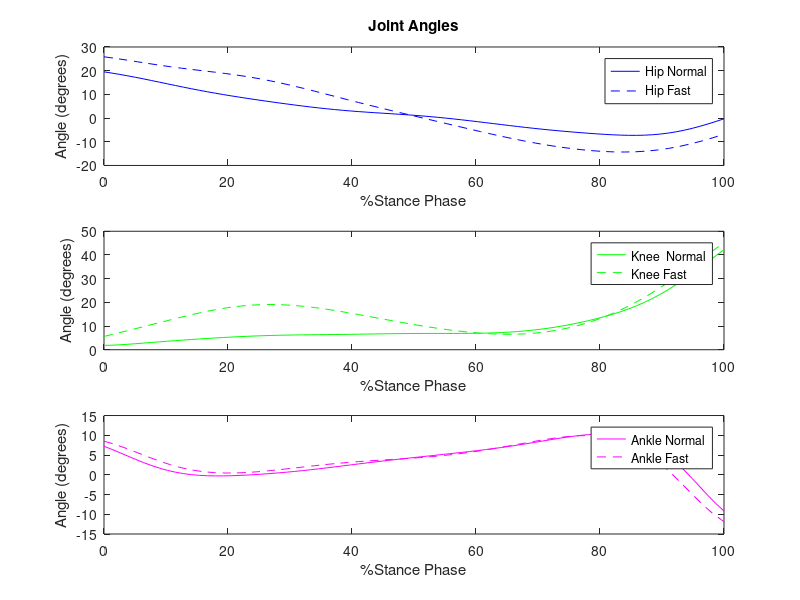
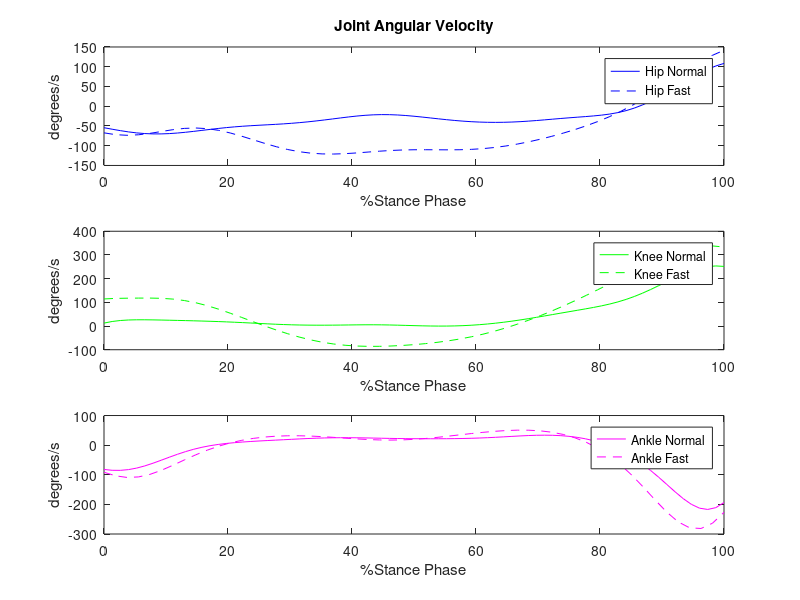
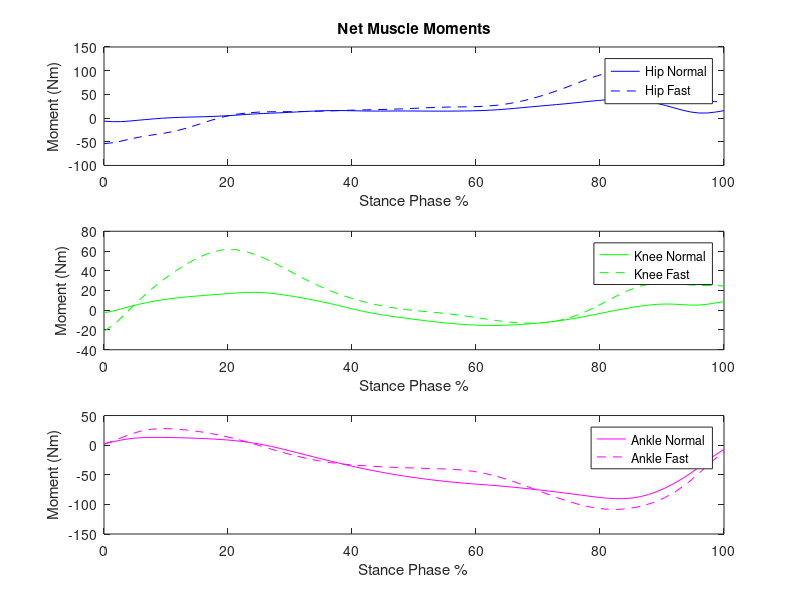

MATLAB code for these plots, in order:
%% Biomechanics Lab 3
%This script 
clear all
%% Import the data from the walking trial  
load('normal03.mat')

%Downsample the data
digitaldata = downsample(digitaldata, 10);
COP = downsample(COP, 10);

%Apply Butterworth filter to remove high frequency noise from data
[a,b] = butter(2, 10/50);
[c,d] = butter(2, 5/50);
digitalDataFilt = filtfilt(a,b, digitaldata);
COP_filt = filtfilt(a,b,COP);
markerPositionFilt = filtfilt(c,d, markerposition);

%Ground Reaction Forces
grf = zeros(283,6);
F_M = digitalDataFilt;
grf(:,1) = -F_M(:,1);
grf(:,2) = -F_M(:,2);
grf(:,3) = -F_M(:,3);
grf(:,4) = -F_M(:,4);
grf(:,5) = -F_M(:,5);
grf(:,6) = -F_M(:,6);

%Acquire Center of Pressure in Meters
COP = COP_filt/1000;

%Acquire joint positions from the marker position matrix
RANKLE = markerPositionFilt(:, 1:3)/1000;
RTIP = markerPositionFilt(:, 4:6)/1000;
RHEEL = markerPositionFilt(:, 7:9)/1000;
RKNEE = markerPositionFilt(:, 10:12)/1000;
RTROCH = markerPositionFilt(:, 13:15)/1000;
LANKLE = markerPositionFilt(:, 16:18)/1000;
LTIP = markerPositionFilt(:, 19:21)/1000;
LHEEL = markerPositionFilt(:, 22:24)/1000;
LKNEE = markerPositionFilt(:, 25:27)/1000;
LTROCH = markerPositionFilt(:, 28:30)/1000;
RSHLDR = markerPositionFilt(:, 31:33)/1000;
LSHLDR = markerPositionFilt(:, 34:36)/1000;
RBACK = markerPositionFilt(:, 37:39)/1000;

%% Segment Angles (deg)

%Determine the range of one gait cycle of the subject from visual
%inspection
shift = 98;
finish = 177;
L = finish - shift;
stancePhase = 100.*([0:L-1]./(L-1));

%Initialize the segment angles
theta_foot = zeros(L-1,1);
theta_trunk = zeros(L-1,1);
theta_shank = zeros(L-1,1);
theta_thigh = zeros(L-1,1);

%Calculate the segment angles of the right leg utilizing the positions of
%the joints
for i = shift+1:finish
    
    theta_trunk(i-shift) = atand((RSHLDR(i,3) - RTROCH(i,3))/(RSHLDR(i,1)-RTROCH(i,1)));
    if theta_trunk(i-shift) <0
        theta_trunk(i-shift) = 180 + theta_trunk(i-shift);
    end
    theta_thigh(i-shift) = atand((RTROCH(i,3) -RKNEE(i,3))/(RTROCH(i,1)-RKNEE(i,1)));
    if theta_thigh(i-shift) <0
        theta_thigh(i-shift) = 180 + theta_thigh(i-shift);
    end
    theta_shank(i-shift) = atand((RKNEE(i,3) - RANKLE(i,3))/(RKNEE(i,1)- RANKLE(i,1)));
    if theta_shank(i-shift) <0
        theta_shank(i-shift) = 180 + theta_shank(i-shift);
    end
    theta_foot(i-shift) = 180 + atand((RHEEL(i, 3) - RTIP(i,3))/(RHEEL(i,1) -  RTIP(i,1)));
    
end



%% Joint Angles (deg)
%Joint Angles are calculated using the segment angles
theta_ankle = theta_foot - theta_shank - 90;
theta_hip = theta_thigh - theta_trunk;
theta_knee = theta_thigh - theta_shank;

%% Joint Angular Velocity (deg/s)

%Define new stance phase. This will be 2 indices shorter because due to the
%numerical derivative calculation
L2 = L-2;
stancePhase2 = ([0:L2-1]./(L2-1)).*100;

%Initialize angular velocity arrays
knee_avg = zeros(L2,1);
hip_avg = zeros(L2,1);
ankle_avg = zeros(L2,1);

%Calculate angular velocities as the chanage in jonit angle over two steps
for i = 1:L2
    knee_avg(i) = ((theta_knee(i+2) - theta_knee(i))/2)*100; 
    hip_avg(i) = ((theta_hip(i+2) - theta_hip(i))/2)*100;
    ankle_avg(i) = ((theta_ankle(i+2) - theta_ankle(i))/2)*100;
end


%% Anthopometry
%The mass of the subject was measured and then the masses of the thigh,
%shank and foot were estimated
body_mass = 63; %Kg
thigh_m = .1416*body_mass;
shank_m = .0433*body_mass;
foot_m = .0137*body_mass;

%Determine the length of each segment using the average distance between
%the joint marker readings
thighLength = mean(((RTROCH(:,3) - RKNEE(:,3)).^2 + (RTROCH(:,1) - RKNEE(:,1)).^2).^.5);
shankLength = mean(((RKNEE(:,3) - RANKLE(:,3)).^2 + (RKNEE(:,1) - RANKLE(:,1)).^2).^.5);
footLength = mean(((RHEEL(:,3) - RTIP(:,3)).^2 + (RHEEL(:,1) - RTIP(:,1)).^2).^.5);

%Center of mass location along each segment is estimated 
%using literature values
thighCOM_p = thighLength*.4095;
shankCOM_p = shankLength*.4459;
footCOM_p = .4415*footLength;



%% Location of Center Of Mass

%Inititialize 
thigh_COM = zeros(L, 2);
shank_COM = zeros(L,2);
foot_COM = zeros(L,2);

%Calculate the location of Center Of Mass during the gait cycle
for i = 1:L
    thigh_COM(i,1) = RTROCH(i+shift,1) - thighCOM_p.*cosd(theta_thigh(i));
    thigh_COM(i,2) = RTROCH(i+shift,3) - thighCOM_p.*sind(theta_thigh(i));
    foot_COM(i,1) = RHEEL(i+shift,1) - footCOM_p.*cosd(theta_foot(i));
    foot_COM(i,2) = RHEEL(i+shift,3) - footCOM_p.*sind(theta_foot(i));
    shank_COM(i,1) = RKNEE(i+shift,1) - shankCOM_p.*cosd(theta_shank(i));
    shank_COM(i,2) = RKNEE(i+shift,3) - shankCOM_p.*sind(theta_shank(i));
end

%% Moment of Inertia and radius of gyration 

%Radius of Gyration values found from literature (m)
thigh_r = 0.389*thighLength;
shank_r = .249*shankLength;
foot_r = .245*footLength;

%Moment of Intertia (Kgm^2)
thigh_I = thigh_m*(thigh_r^2);
shank_I = shank_m*(shank_r^2);
foot_I = foot_m*(foot_r^2);

%% Linear Velocity/Acceletation (m/s and m/s^2)

%Create new stance phase for the acceleration arrays
L3 = L2 - 2;
stancePhase3 = 100.*[0:L3-1]./(L3-1);

%Initialize the linear velocity arrays for each segment
shank_COM_lv = zeros(L2,2);
foot_COM_lv = zeros(L2,2);
thigh_COM_lv = zeros(L2,2);

%Calculate linear velocities of each segment
for i = 1:L2
    shank_COM_lv(i,:) = ((shank_COM(i+2,:) - shank_COM(i,:))/2)*100;
    foot_COM_lv(i,:) = ((foot_COM(i+2,:) - foot_COM(i,:))/2)*100;
    thigh_COM_lv(i,:) = ((thigh_COM(i+2,:) - thigh_COM(i,:))/2)*100;
end

%Initialize linear accerlation arrays for each segment
shank_COM_la = zeros(L3,2);
foot_COM_la = zeros(L3,2);
thigh_COM_la = zeros(L3,2);

%Calculate linear acceleration of each segment
for i = 1:L3
    shank_COM_la(i,:) = ((shank_COM_lv(i+2,:) - shank_COM_lv(i,:))/2)*100;
    foot_COM_la(i,:) = ((foot_COM_lv(i+2,:) - foot_COM_lv(i,:))/2)*100;
    thigh_COM_la(i,:) = ((thigh_COM_lv(i+2,:) - thigh_COM_lv(i,:))/2)*100;
end

%% Angular Acceleration (deg/s^2)

%Initialize angular velocity vectors
shank_COM_aa = zeros(L2,1);
foot_COM_aa= zeros(L2,1);
thigh_COM_aa = zeros(L2,1);

%Calculate angular velocity
for i=1:L2
    shank_COM_aa(i)=((theta_shank(i+2)+theta_shank(i)-2*theta_shank(i+1))/1)*pi/180*10000;
    foot_COM_aa(i)=((theta_foot(i+2)+theta_foot(i)-2*theta_foot(i+1))/1)*pi/180*10000;
    thigh_COM_aa(i)=((theta_thigh(i+2)+theta_thigh(i)-2*theta_thigh(i+1))/1)*pi/180*10000;
end

%% Defining the reaction forces and segment weights

%Making Indices Align
zReaction = grf(101:175,3);
xReaction = grf(101:175,1);
COPReaction = COP(101:175,1);

%Define weights of each segment
footWeight = foot_m*9.814;
thighWeight = thigh_m*9.814;
shankWeight = shank_m*9.814;

%Make the indices align with the reaction force data
thigh_COM = thigh_COM(3:length(thigh_COM)-2, :);
foot_COM = foot_COM(3:length(foot_COM)-2, :);
shank_COM = shank_COM(3:length(shank_COM)-2, :);

foot_COM_aa = foot_COM_aa(2:length(foot_COM_aa)-1);
thigh_COM_aa = thigh_COM_aa(2:length(shank_COM_aa)-1);
shank_COM_aa = shank_COM_aa(2:length(shank_COM_aa)-1);

RANKLE2 = RANKLE(101:175, 1:3);
RTROCH2 = RTROCH(101:175, 1:3);
RKNEE2 = RKNEE(101:175, 1:3);

%% Inverse Dynamics

%Moment and joint reaction force of foot
RzFoot = -1.*zReaction + foot_COM_la(:,2).*foot_m + footWeight;
RxFoot = -1.*xReaction + foot_COM_la(:,1).*foot_m + footWeight;
MFoot = foot_I.*foot_COM_aa + zReaction.*(foot_COM(:,1) - COPReaction) + RzFoot.*(foot_COM(:,1)-RANKLE2(:,1)) + -1.*RxFoot.*(0 - RANKLE2(:,3));

%Initialize array for moment and joint reaction force of the knee
MKnee = zeros(L3,1);
RxKnee = zeros(L3,1);
RzKnee = zeros(L3,1);

%Calculate the moment and joint reaction forces of the knee
for i = 1:L3
    if theta_shank(i) > 0
        RzKnee(i) = shank_COM_la(i,2)*shank_m + RzFoot(i) + shankWeight;
        RxKnee(i) = shank_COM_la(i,1)*shank_m + RxFoot(i);
        MKnee(i) = shank_I*shank_COM_aa(i) + -1*RzFoot(i)*(shank_COM(i,1) - RANKLE2(i,1)) + RxFoot(i)*(shank_COM(i,2)- RANKLE2(i,3)) + MFoot(i) + RxKnee(i)*-1*(shank_COM(i,2)- RKNEE2(i,3)) + RzKnee(i)*(shank_COM(i,1) -RKNEE2(i,1));
    else
        RzKnee(i) = shank_COM_la(i,2)*shank_m + RzFoot(i) + shankWeight;
        RxKnee(i) = shank_COM_la(i,1)*shank_m + RxFoot(i);
        MKnee(i) = shank_I*shank_COM_aa(i)+RzFoot(i)*(shank_COM(i,1) - RANKLE2(i,1)) + RxFoot(i)*(shank_COM(i,2)- RANKLE2(i,3)) + MFoot(i) + RxKnee(i)*-1*(shank_COM(i,2)- RKNEE2(i,3)) + -1*RzKnee(i)*(shank_COM(i,1) -RKNEE2(i,1));
    end
end

%Initialize hip moment and joint reaction forces
MHip = zeros(L3,1);
RxHip= zeros(L3,1);
RzHip= zeros(L3,1);

%Calculate hip moment and joint reaction forces
for i = 1:L3
    if theta_thigh(i) > 0
        RzHip(i) = thigh_COM_la(i,2)*thigh_m + RzKnee(i) + thighWeight;
        RxHip(i) = thigh_COM_la(i,1)*thigh_m + RxKnee(i);
        MHip(i) = thigh_I*thigh_COM_aa(i) -1*RzKnee(i)*(thigh_COM(i,1) - RKNEE2(i,1)) + RxKnee(i)*(thigh_COM(i,2)- RKNEE2(i,3)) + MKnee(i) + -1*RxHip(i)*(thigh_COM(i,2)- RTROCH2(i,3)) + RzHip(i)*(thigh_COM(i,1) -RTROCH2(i,1));
    else
        RzHip(i) = thigh_COM_la(i,2)*thigh_m + RzKnee(i) + thighWeight;
        RxHip(i) = thigh_COM_la(i,1)*thigh_m + RxKnee(i);
        MHip(i) = thigh_I*thigh_COM_aa(i)+ -1*RzKnee(i)*(thigh_COM(i,1) - RKNEE2(i,1)) + RxKnee(i)*(thigh_COM(i,2)- RKNEE2(i,3)) + MKnee(i) + -1*RxHip(i)*(thigh_COM(i,2)- RTROCH2(i,3)) + RzHip(i)*(thigh_COM(i,1) -RTROCH2(i,1));
    end
end


%% Import the data for the fast walk trial 

load('fast03.mat')

%Downsample the Data
digitaldata = downsample(digitaldata, 10);
COP = downsample(COP, 10);

%Remove high frequency noise from data with butterworth filter
[a,b] = butter(2, 10/50);
[c,d] = butter(2, 5/50);
digitalDataFilt = filtfilt(a,b, digitaldata);
COP_filt = filtfilt(a,b,COP);
markerPositionFilt = filtfilt(c,d, markerposition);

%Ground Reaction Forces
grf = zeros(length(digitalDataFilt),6);
F_M = digitalDataFilt;
grf(:,1) = -F_M(:,1);
grf(:,2) = -F_M(:,2);
grf(:,3) = -F_M(:,3);
grf(:,4) = -F_M(:,4);
grf(:,5) = -F_M(:,5);
grf(:,6) = -F_M(:,6);

%Acquire center of pressure in meters
COP = COP_filt/1000;

%Extract each marker position array frmo marker position matrix
RANKLE = markerPositionFilt(:, 1:3)/1000;
RTIP = markerPositionFilt(:, 4:6)/1000;
RHEEL = markerPositionFilt(:, 7:9)/1000;
RKNEE = markerPositionFilt(:, 10:12)/1000;
RTROCH = markerPositionFilt(:, 13:15)/1000;
LANKLE = markerPositionFilt(:, 16:18)/1000;
LTIP = markerPositionFilt(:, 19:21)/1000;
LHEEL = markerPositionFilt(:, 22:24)/1000;
LKNEE = markerPositionFilt(:, 25:27)/1000;
LTROCH = markerPositionFilt(:, 28:30)/1000;
RSHLDR = markerPositionFilt(:, 31:33)/1000;
LSHLDR = markerPositionFilt(:, 34:36)/1000;
RBACK = markerPositionFilt(:, 37:39)/1000;

%% Segment Angles (deg)

%Determine the range of one gait cycle of the subject from visual
%inspection
top = 124;
bottom = 68;
L = top - bottom +1;
shift = bottom-1;
stancePhaseF = 100.*([0:L-1]./(L-1));

%Initialize segment angles
theta_foot = zeros(L,1);
theta_trunk = zeros(L,1);
theta_shank = zeros(L,1);
theta_thigh = zeros(L,1);

%Calculate segment angles
for i = bottom:top
    
    theta_trunk(i-shift) = atand((RSHLDR(i,3) - RTROCH(i,3))/(RSHLDR(i,1)-RTROCH(i,1)));
    if theta_trunk(i-shift) <0
        theta_trunk(i-shift) = 180 + theta_trunk(i-shift);
    end
    theta_thigh(i-shift) = atand((RTROCH(i,3) -RKNEE(i,3))/(RTROCH(i,1)-RKNEE(i,1)));
    if theta_thigh(i-shift) <0
        theta_thigh(i-shift) = 180 + theta_thigh(i-shift);
    end
    theta_shank(i-shift) = atand((RKNEE(i,3) - RANKLE(i,3))/(RKNEE(i,1)- RANKLE(i,1)));
    if theta_shank(i-shift) <0
        theta_shank(i-shift) = 180 + theta_shank(i-shift);
    end
    theta_foot(i-shift) = 180 + atand((RHEEL(i, 3) - RTIP(i,3))/(RHEEL(i,1) -  RTIP(i,1)));
    
end

%% Joint Angles (deg)

%Calculate joint angles
theta_ankleF = theta_foot - theta_shank - 90;
theta_hipF = theta_thigh - theta_trunk;
theta_kneeF = theta_thigh - theta_shank;


%% Angular Velocity (deg/sec)

%Define new stance phase for derivative calculation
L2 = L-2;
stancePhase2F = ([0:L2-1]./(L2-1)).*100;

%Initialize the angular velocity arrays
knee_avgF = zeros(L2,1);
hip_avgF = zeros(L2,1);
ankle_avgF = zeros(L2,1);

%Calculate joint angular velocities
for i = 1:L2
    knee_avgF(i) = ((theta_kneeF(i+2) - theta_kneeF(i))/2)*100; 
    hip_avgF(i) = ((theta_hipF(i+2) - theta_hipF(i))/2)*100;
    ankle_avgF(i) = ((theta_ankleF(i+2) - theta_ankleF(i))/2)*100;
end


%% Anthopometry
%Find the length of each segment using the average length betwene joints
thighLength = mean(((RTROCH(:,3) - RKNEE(:,3)).^2 + (RTROCH(:,1) - RKNEE(:,1)).^2).^.5);
shankLength = mean(((RKNEE(:,3) - RANKLE(:,3)).^2 + (RKNEE(:,1) - RANKLE(:,1)).^2).^.5);
footLength = mean(((RHEEL(:,3) - RTIP(:,3)).^2 + (RHEEL(:,1) - RTIP(:,1)).^2).^.5);

%Center of mass of ecah segment angle from literature values
thighCOM_p = thighLength*.4095;
shankCOM_p = shankLength*.4459;
footCOM_p = .4415*footLength;

%% Location of Center Of Mass

%Inititialize center os mass arrays
thigh_COM = zeros(L, 2);
shank_COM = zeros(L,2);
foot_COM = zeros(L,2);

%Calculate the location of the center of mass during the stance phase
for i = 1:L
    thigh_COM(i,1) = RTROCH(i+shift,1) - thighCOM_p.*cosd(theta_thigh(i));
    thigh_COM(i,2) = RTROCH(i+shift,3) - thighCOM_p.*sind(theta_thigh(i));
    foot_COM(i,1) = RHEEL(i+shift,1) - footCOM_p.*cosd(theta_foot(i));
    foot_COM(i,2) = RHEEL(i+shift,3) - footCOM_p.*sind(theta_foot(i));
    shank_COM(i,1) = RKNEE(i+shift,1) - shankCOM_p.*cosd(theta_shank(i));
    shank_COM(i,2) = RKNEE(i+shift,3) - shankCOM_p.*sind(theta_shank(i));
end
%% Linear Velocity/Acceletation (m/s and m/s^2)

%Define new stance phase for the acceleration calculations
L3 = L2 - 2;
stancePhase3F = 100.*[0:L3-1]./(L3-1);

%Inititialize linear velocity arrays for segments
shank_COM_lv = zeros(L2,2);
foot_COM_lv = zeros(L2,2);
thigh_COM_lv = zeros(L2,2);

%Calculate segment linar velocities 
for i = 1:L2
    shank_COM_lv(i,:) = ((shank_COM(i+2,:) - shank_COM(i,:))/2)*100;
    foot_COM_lv(i,:) = ((foot_COM(i+2,:) - foot_COM(i,:))/2)*100;
    thigh_COM_lv(i,:) = ((thigh_COM(i+2,:) - thigh_COM(i,:))/2)*100;
end

%Initialize linear accleration arrays for segments
shank_COM_la = zeros(L3,2);
foot_COM_la = zeros(L3,2);
thigh_COM_la = zeros(L3,2);

%Calculate linear velocities for segments
for i = 1:L3
    shank_COM_la(i,:) = ((shank_COM_lv(i+2,:) - shank_COM_lv(i,:))/2)*100;
    foot_COM_la(i,:) = ((foot_COM_lv(i+2,:) - foot_COM_lv(i,:))/2)*100;
    thigh_COM_la(i,:) = ((thigh_COM_lv(i+2,:) - thigh_COM_lv(i,:))/2)*100;
end

%% Angular Acceleration (deg/s)

%Initialize angular acceleration arrays for segments
shank_COM_aa = zeros(L2,1);
foot_COM_aa= zeros(L2,1);
thigh_COM_aa = zeros(L2,1);

%Calculate angular accelerations of segments
for i=1:L2
    shank_COM_aa(i)=((theta_shank(i+2)+theta_shank(i)-2*theta_shank(i+1))/1)*pi/180*10000;
    foot_COM_aa(i)=((theta_foot(i+2)+theta_foot(i)-2*theta_foot(i+1))/1)*pi/180*10000;
    thigh_COM_aa(i)=((theta_thigh(i+2)+theta_thigh(i)-2*theta_thigh(i+1))/1)*pi/180*10000;
end

%% Defining the reaction forces and segment weights

%Making Indices of reaction forces align
zReaction = grf(bottom+2:top-2,3);
xReaction = grf(bottom+2:top-2,1);
COPReaction = COP(bottom+2:top-2,1);

%Make the indices align with the reaction force data
thigh_COM = thigh_COM(3:length(thigh_COM)-2, :);
foot_COM = foot_COM(3:length(foot_COM)-2, :);
shank_COM = shank_COM(3:length(shank_COM)-2, :);

foot_COM_aa = foot_COM_aa(2:length(foot_COM_aa)-1);
thigh_COM_aa = thigh_COM_aa(2:length(shank_COM_aa)-1);
shank_COM_aa = shank_COM_aa(2:length(shank_COM_aa)-1);

RANKLE2 = RANKLE(bottom+2:top-2, 1:3);
RTROCH2 = RTROCH(bottom+2:top-2, 1:3);
RKNEE2 = RKNEE(bottom+2:top-2, 1:3);

%% Inverse Dynamics

%Moment and Joint reaction forces of foot
RzFoot = -1.*zReaction + foot_COM_la(:,2).*foot_m + footWeight;
RxFoot = -1.*xReaction + foot_COM_la(:,1).*foot_m + footWeight;
MFootF = foot_I.*foot_COM_aa + zReaction.*(foot_COM(:,1) - COPReaction) + RzFoot.*(foot_COM(:,1)-RANKLE2(:,1)) + -1.*RxFoot.*(0 - RANKLE2(:,3));

%Initialize moment and joint reaction forces of knee
MKneeF = zeros(L3,1);
RxKnee = zeros(L3,1);
RzKnee = zeros(L3,1);

%Moment and Joint reaction forces of knee
for i = 1:L3
    RzKnee(i) = shank_COM_la(i,2)*shank_m + RzFoot(i) + shankWeight;
    RxKnee(i) = shank_COM_la(i,1)*shank_m + RxFoot(i);
    MKneeF(i) = shank_I*shank_COM_aa(i) + -1*RzFoot(i)*(shank_COM(i,1) - RANKLE2(i,1)) + RxFoot(i)*(shank_COM(i,2)- RANKLE2(i,3)) + MFootF(i) + RxKnee(i)*-1*(shank_COM(i,2)- RKNEE2(i,3)) + RzKnee(i)*(shank_COM(i,1) -RKNEE2(i,1));
end

%Initialize moment and joint reaction forces for thigh
MHipF = zeros(L3,1);
RxHip = zeros(L3,1);
RzHip = zeros(L3,1);

%Calculate thigh moment and joint reaction forces
for i = 1:L3
    RzHip(i) = thigh_COM_la(i,2)*thigh_m + RzKnee(i) + thighWeight;
    RxHip(i) = thigh_COM_la(i,1)*thigh_m + RxKnee(i);
    MHipF(i) = thigh_I*thigh_COM_aa(i) -1*RzKnee(i)*(thigh_COM(i,1) - RKNEE2(i,1)) + RxKnee(i)*(thigh_COM(i,2)- RKNEE2(i,3)) + MKneeF(i) + -1*RxHip(i)*(thigh_COM(i,2)- RTROCH2(i,3)) + RzHip(i)*(thigh_COM(i,1) -RTROCH2(i,1));
end

%% Import the data from the jogging trial 

load('jogging09.mat')

%Downsample the data 
digitaldata = downsample(digitaldata, 10);
COP = downsample(COP, 10);

%Remove hgh frequency noise with butterworth filter
[a,b] = butter(2, 10/50);
[c,d] = butter(2, 5/50);
digitalDataFilt = filtfilt(a,b, digitaldata);
COP_filt = filtfilt(a,b,COP);
markerPositionFilt = filtfilt(c,d, markerposition);

%Ground Reaction Forces
grf = zeros(length(digitalDataFilt),6);
F_M = digitalDataFilt;
grf(:,1) = -F_M(:,1);
grf(:,2) = -F_M(:,2);
grf(:,3) = -F_M(:,3);
grf(:,4) = -F_M(:,4);
grf(:,5) = -F_M(:,5);
grf(:,6) = -F_M(:,6);

%Acquire the center of pressure in meters
COP = COP_filt/1000;

%Extract markers from markerPosition matrix
RANKLE = markerPositionFilt(:, 1:3)/1000;
RTIP = markerPositionFilt(:, 4:6)/1000;
RHEEL = markerPositionFilt(:, 7:9)/1000;
RKNEE = markerPositionFilt(:, 10:12)/1000;
RTROCH = markerPositionFilt(:, 13:15)/1000;
LANKLE = markerPositionFilt(:, 16:18)/1000;
LTIP = markerPositionFilt(:, 19:21)/1000;
LHEEL = markerPositionFilt(:, 22:24)/1000;
LKNEE = markerPositionFilt(:, 25:27)/1000;
LTROCH = markerPositionFilt(:, 28:30)/1000;
RSHLDR = markerPositionFilt(:, 31:33)/1000;
LSHLDR = markerPositionFilt(:, 34:36)/1000;
RBACK = markerPositionFilt(:, 37:39)/1000;

%% Segment angles (deg)
%Determine the range of one gait cycle of the subject from visual
%inspection
top = 109;
bottom = 65;
L = top - bottom +1;
shift = bottom-1;
stancePhaseR = 100.*([0:L-1]./(L-1));

%Initialize segment angle arrays
theta_foot = zeros(L,1);
theta_trunk = zeros(L,1);
theta_shank = zeros(L,1);
theta_thigh = zeros(L,1);

%Calculate the segment angles
for i = bottom:top
    
    theta_trunk(i-shift) = atand((RSHLDR(i,3) - RTROCH(i,3))/(RSHLDR(i,1)-RTROCH(i,1)));
    if theta_trunk(i-shift) <0
        theta_trunk(i-shift) = 180 + theta_trunk(i-shift);
    end
    theta_thigh(i-shift) = atand((RTROCH(i,3) -RKNEE(i,3))/(RTROCH(i,1)-RKNEE(i,1)));
    if theta_thigh(i-shift) <0
        theta_thigh(i-shift) = 180 + theta_thigh(i-shift);
    end
    theta_shank(i-shift) = atand((RKNEE(i,3) - RANKLE(i,3))/(RKNEE(i,1)- RANKLE(i,1)));
    if theta_shank(i-shift) <0
        theta_shank(i-shift) = 180 + theta_shank(i-shift);
    end
    theta_foot(i-shift) = 180 + atand((RHEEL(i, 3) - RTIP(i,3))/(RHEEL(i,1) -  RTIP(i,1)));
    
end


%% Joint Angles (deg)
%Calculate the joint angles
theta_ankleR = theta_foot - theta_shank - 90;
theta_hipR = theta_thigh - theta_trunk;
theta_kneeR = theta_thigh - theta_shank;

%% Joint Angular velocity (deg/s)

%Define new stance phase for velocity calculation
L2 = L-2;
stancePhase2R = ([0:L2-1]./(L2-1)).*100;

%Initialize angular velocity arrays
knee_avgR = zeros(L2,1);
hip_avgR = zeros(L2,1);
ankle_avgR = zeros(L2,1);

%Calculate joint angular velocity
for i = 1:L2
    knee_avgR(i) = ((theta_kneeR(i+2) - theta_kneeR(i))/2)*100; 
    hip_avgR(i) = ((theta_hipR(i+2) - theta_hipR(i))/2)*100;
    ankle_avgR(i) = ((theta_ankleR(i+2) - theta_ankleR(i))/2)*100;
end


%% Anthopometry

%Average segment length is calculated from the marker data
thighLength = mean(((RTROCH(:,3) - RKNEE(:,3)).^2 + (RTROCH(:,1) - RKNEE(:,1)).^2).^.5);
shankLength = mean(((RKNEE(:,3) - RANKLE(:,3)).^2 + (RKNEE(:,1) - RANKLE(:,1)).^2).^.5);
footLength = mean(((RHEEL(:,3) - RTIP(:,3)).^2 + (RHEEL(:,1) - RTIP(:,1)).^2).^.5);

%Center of mass location along segments is estimated with literature values
thighCOM_p = thighLength*.4095;
shankCOM_p = shankLength*.4459;
footCOM_p = .4415*footLength;

%% Location of Center Of Mass

%initialize
thigh_COM = zeros(L, 2);
shank_COM = zeros(L,2);
foot_COM = zeros(L,2);

%Calculate center of mass location during stance phase
for i = 1:L
    thigh_COM(i,1) = RTROCH(i+shift,1) - thighCOM_p.*cosd(theta_thigh(i));
    thigh_COM(i,2) = RTROCH(i+shift,3) - thighCOM_p.*sind(theta_thigh(i));
    foot_COM(i,1) = RHEEL(i+shift,1) - footCOM_p.*cosd(theta_foot(i));
    foot_COM(i,2) = RHEEL(i+shift,3) - footCOM_p.*sind(theta_foot(i));
    shank_COM(i,1) = RKNEE(i+shift,1) - shankCOM_p.*cosd(theta_shank(i));
    shank_COM(i,2) = RKNEE(i+shift,3) - shankCOM_p.*sind(theta_shank(i));
end
%% Linear Velocity/Acceletation (m/s and m/s^2)

%Define new stance phase for acceleration calculations
L3 = L2 - 2;
stancePhase3R = 100.*[0:L3-1]./(L3-1);

%Initialize linear velocity arrays
shank_COM_lv = zeros(L2,2);
foot_COM_lv = zeros(L2,2);
thigh_COM_lv = zeros(L2,2);

%Calculate linear velocity of segments
for i = 1:L2
    shank_COM_lv(i,:) = ((shank_COM(i+2,:) - shank_COM(i,:))/2)*100;
    foot_COM_lv(i,:) = ((foot_COM(i+2,:) - foot_COM(i,:))/2)*100;
    thigh_COM_lv(i,:) = ((thigh_COM(i+2,:) - thigh_COM(i,:))/2)*100;
end

%Inialize linear acceleration arrays
shank_COM_la = zeros(L3,2);
foot_COM_la = zeros(L3,2);
thigh_COM_la = zeros(L3,2);

%Calculate linear accelerations
for i = 1:L3
    shank_COM_la(i,:) = ((shank_COM_lv(i+2,:) - shank_COM_lv(i,:))/2)*100;
    foot_COM_la(i,:) = ((foot_COM_lv(i+2,:) - foot_COM_lv(i,:))/2)*100;
    thigh_COM_la(i,:) = ((thigh_COM_lv(i+2,:) - thigh_COM_lv(i,:))/2)*100;
end

%% Angular Acceleration (deg/s^2)

%Initialize
shank_COM_aa = zeros(L2,1);
foot_COM_aa= zeros(L2,1);
thigh_COM_aa = zeros(L2,1);

%Calculate joint angular accelerations
for i=1:L2
    shank_COM_aa(i)=((theta_shank(i+2)+theta_shank(i)-2*theta_shank(i+1))/1)*pi/180*10000;
    foot_COM_aa(i)=((theta_foot(i+2)+theta_foot(i)-2*theta_foot(i+1))/1)*pi/180*10000;
    thigh_COM_aa(i)=((theta_thigh(i+2)+theta_thigh(i)-2*theta_thigh(i+1))/1)*pi/180*10000;
end

%% Defining the reaction forces and segment weights

%Making Indices of reaction forces align
zReaction = grf(bottom+2:top-2,3);
xReaction = grf(bottom+2:top-2,1);
COPReaction = COP(bottom+2:top-2,1);

%Make the indices align with the reaction force data
thigh_COM = thigh_COM(3:length(thigh_COM)-2, :);
foot_COM = foot_COM(3:length(foot_COM)-2, :);
shank_COM = shank_COM(3:length(shank_COM)-2, :);

foot_COM_aa = foot_COM_aa(2:length(foot_COM_aa)-1);
thigh_COM_aa = thigh_COM_aa(2:length(shank_COM_aa)-1);
shank_COM_aa = shank_COM_aa(2:length(shank_COM_aa)-1);

RANKLE2 = RANKLE(bottom+2:top-2, 1:3);
RTROCH2 = RTROCH(bottom+2:top-2, 1:3);
RKNEE2 = RKNEE(bottom+2:top-2, 1:3);

%% Inverse Dynamics

%Moment and Joint reaction forces of foot
RzFoot = -1.*zReaction + foot_COM_la(:,2).*foot_m + footWeight;
RxFoot = -1.*xReaction + foot_COM_la(:,1).*foot_m + footWeight;
MFootR = foot_I.*foot_COM_aa + zReaction.*(foot_COM(:,1) - COPReaction) + RzFoot.*(foot_COM(:,1)-RANKLE2(:,1)) + -1.*RxFoot.*(0 - RANKLE2(:,3));

%Initialize moment and joint reaction force of knee arrays
MKneeR = zeros(L3,1);
RxKnee = zeros(L3,1);
RzKnee = zeros(L3,1);

%Moment and Joint reaction forces of knee
for i = 1:L3
    RzKnee(i) = shank_COM_la(i,2)*shank_m + RzFoot(i) + shankWeight;
    RxKnee(i) = shank_COM_la(i,1)*shank_m + RxFoot(i);
    MKneeR(i) = shank_I*shank_COM_aa(i) + -1*RzFoot(i)*(shank_COM(i,1) - RANKLE2(i,1)) + RxFoot(i)*(shank_COM(i,2)- RANKLE2(i,3)) + MFootF(i) + RxKnee(i)*-1*(shank_COM(i,2)- RKNEE2(i,3)) + RzKnee(i)*(shank_COM(i,1) -RKNEE2(i,1));
end

%Initialize moment and joint reaction force of thigh arrays
MHipR = zeros(L3,1);
RxHip= zeros(L3,1);
RzHip= zeros(L3,1);

%Moment and Joint reaction forces of thigh
for i = 1:L3
    RzHip(i) = thigh_COM_la(i,2)*thigh_m + RzKnee(i) + shankWeight;
    RxHip(i) = thigh_COM_la(i,1)*thigh_m + RxKnee(i);
    MHipR(i) = thigh_I*thigh_COM_aa(i) -1*RzKnee(i)*(thigh_COM(i,1) - RKNEE2(i,1)) + RxKnee(i)*(thigh_COM(i,2)- RKNEE2(i,3)) + MKneeF(i) + -1*RxHip(i)*(thigh_COM(i,2)- RTROCH2(i,3)) + RzHip(i)*(thigh_COM(i,1) -RTROCH2(i,1));
end

%% Final Plot of results

%Joint Angles
figure(1)
subplot(3,1,1)
plot(stancePhase, theta_hip,'b-')
hold on
plot(stancePhaseF, theta_hipF,'b--')
title('Joint Angles')
xlabel('%Stance Phase');
ylabel('Angle (degrees)');
legend('Hip Normal', 'Hip Fast')
hold off
subplot(3,1,2)
plot(stancePhase, theta_knee, 'g-')
hold on
plot(stancePhaseF, theta_kneeF, 'g--')
xlabel('%Stance Phase');
ylabel('Angle (degrees)');
legend('Knee  Normal', 'Knee Fast')
hold off
subplot(3,1,3)
plot(stancePhase, theta_ankle, 'm-')
hold on
plot(stancePhaseF, theta_ankleF, 'm--')
xlabel('%Stance Phase');
ylabel('Angle (degrees)');
legend('Ankle Normal', 'Ankle Fast');
hold off

%Joint Angular Velocity
figure(2)
subplot(3,1,1)
plot(stancePhase2, hip_avg,'b-')
hold on
plot(stancePhase2F, hip_avgF,'b--')
title('Joint Angular Velocity')
xlabel('%Stance Phase');
ylabel('degrees/s');
legend('Hip Normal', 'Hip Fast')
hold off
subplot(3,1,2)
plot(stancePhase2, knee_avg, 'g-')
hold on
plot(stancePhase2F, knee_avgF, 'g--')
xlabel('%Stance Phase');
ylabel('degrees/s');
legend('Knee Normal', 'Knee Fast')
hold off
subplot(3,1,3)
plot(stancePhase2, ankle_avg, 'm-')
hold on
plot(stancePhase2F, ankle_avgF, 'm--')
xlabel('%Stance Phase');
ylabel('degrees/s');
legend('Ankle Normal', 'Ankle Fast');
hold off

%Moments
figure(3)
subplot(3,1,1)
plot(stancePhase3, MHip, 'b-')
hold on
plot(stancePhase3F, MHipF, 'b--')
legend('Hip Normal', 'Hip Fast')
title('Net Muscle Moments')
xlabel('Stance Phase %')
ylabel('Moment (Nm)')
hold off
subplot(3,1,2)
plot(stancePhase3, MKnee, 'g-')
hold on
plot(stancePhase3F, MKneeF, 'g--')
legend('Knee Normal', 'Knee Fast')
xlabel('Stance Phase %')
ylabel('Moment (Nm)')
hold off
subplot(3,1,3)
plot(stancePhase3, MFoot, 'm-')
hold on
plot(stancePhase3F, MFootF, 'm--')
legend('Ankle Normal', 'Ankle Fast')
xlabel('Stance Phase %')
ylabel('Moment (Nm)')
hold off